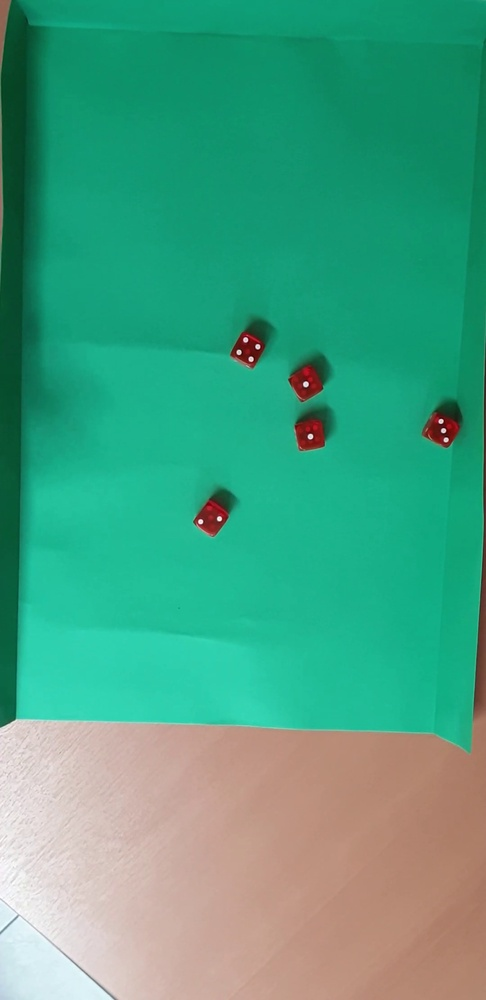
#> input picture ProcesamientoDeImagenesFacultad/tp3/mio/_frame_75.jpg, 486 x 1000 px, shrunk from 1080 x 2224 before the run
$ python ver_dados.py
#> lines starting #> are read from the running program, lines starting #| are printed output that depends on the picture
import cv2
import numpy as np
from matplotlib import pyplot as plt

img = cv2.imread("./_frame_75.jpg", 0)
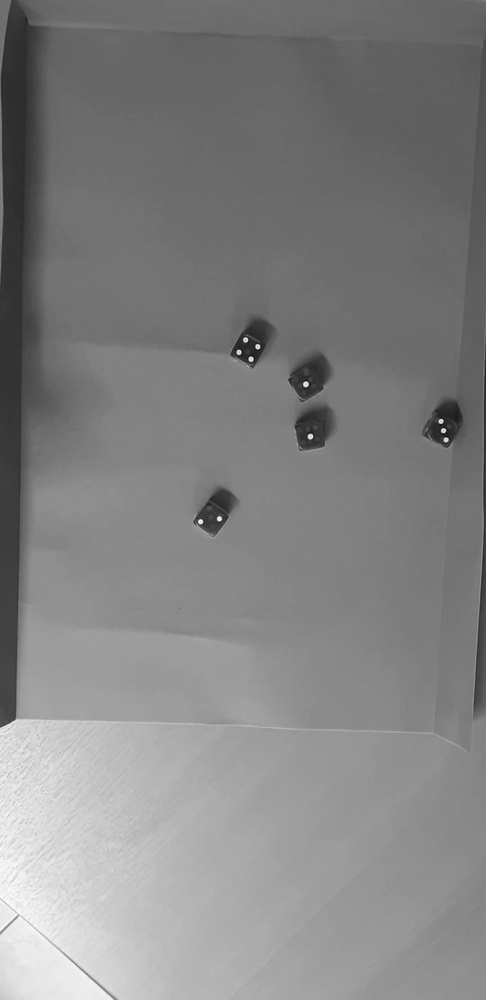
#> img: shape (1000, 486); min 16, max 255, mean 130.6
plt.imshow(img)
plt.show()
# [8 lines of commented-out code are left out]

edges = cv2.Canny(img, 100, 200)
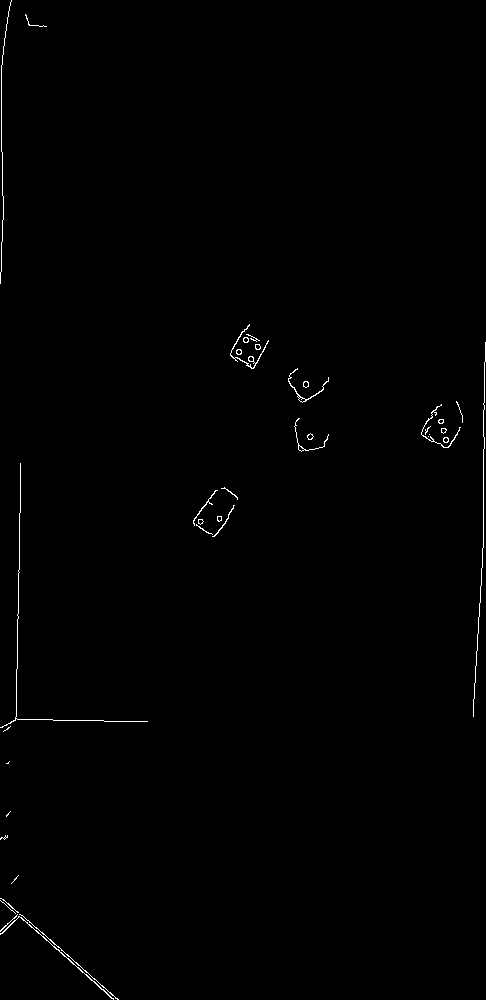
#> edges: shape (1000, 486); 0.5% white in thin lines or dots

cv2.imshow("edges", img)

cv2.waitKey(0)
cv2.destroyAllWindows()
